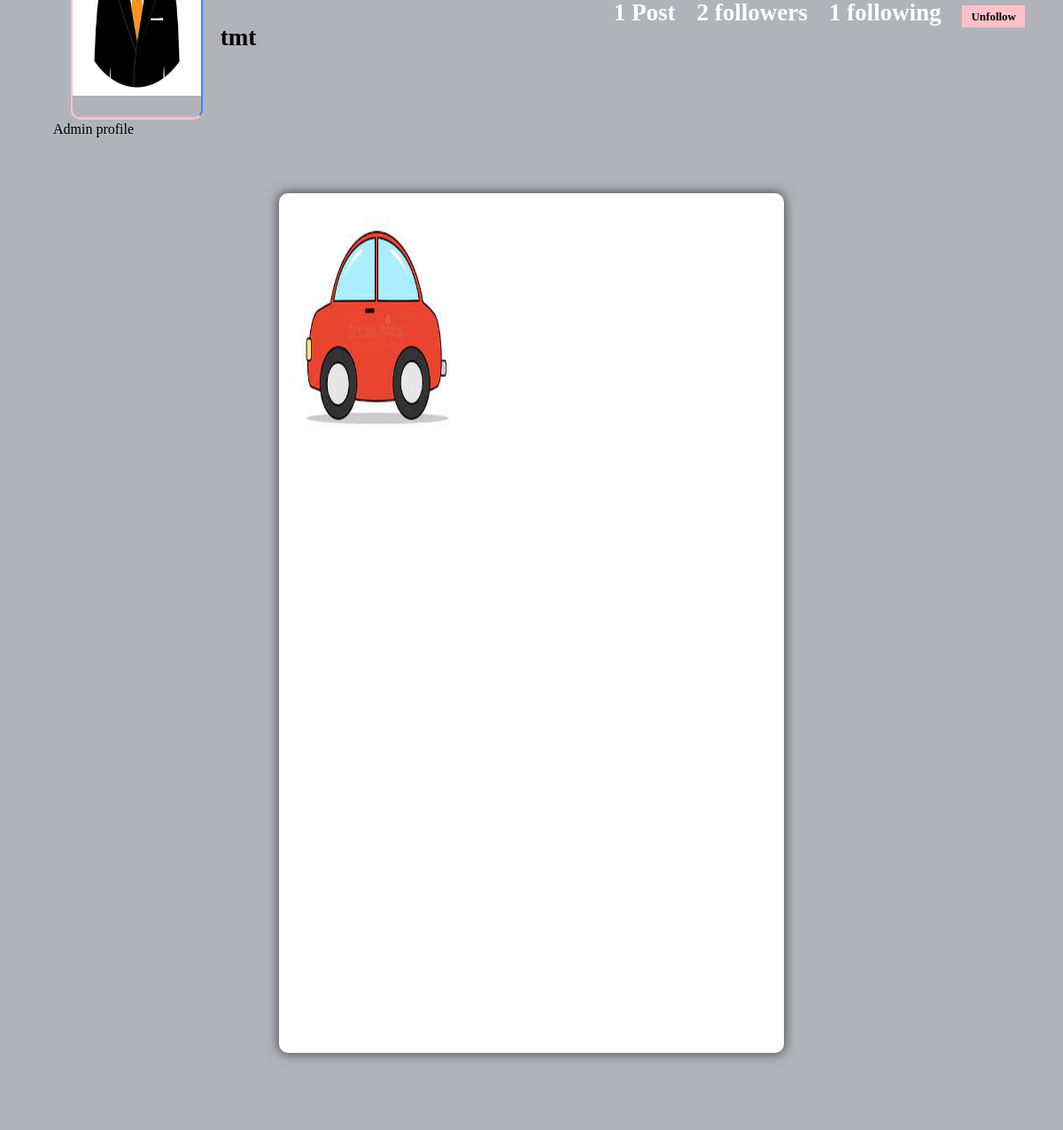
Page /profile/tmt (signed in) on the earlier database version.
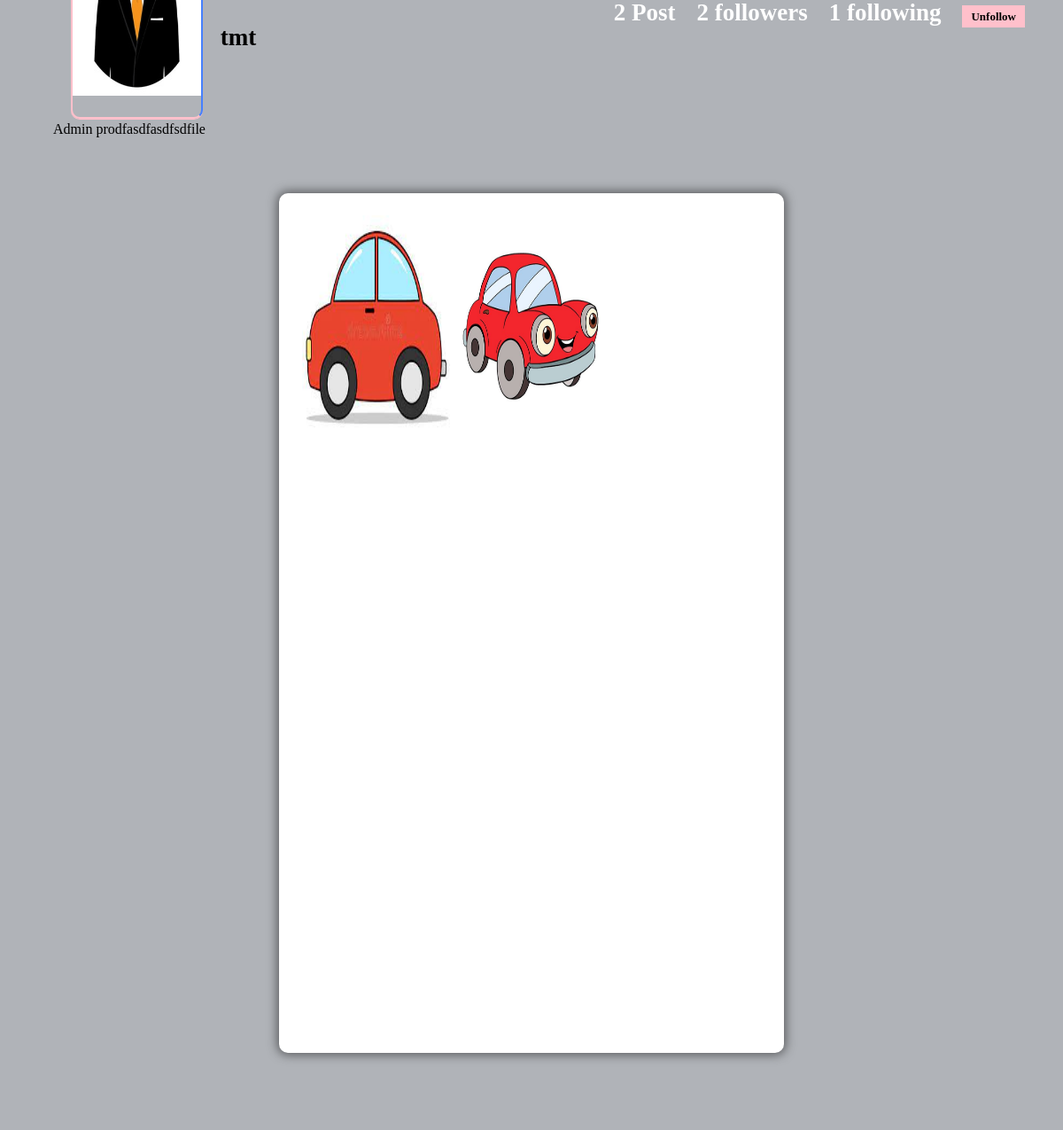
Same page on the later database version.
### core/models.py (models this page shows, shortened)
class Profile(models.Model):
    user = models.OneToOneField(User, on_delete=models.CASCADE)
    userId = models.IntegerField()
    bio = models.TextField(blank=True)
    profileimage = models.ImageField(
        upload_to="profile_images", default="defaultimg.jpg")
    location = models.CharField(max_length=100,  blank=True)

class Post(models.Model):
    id = models.UUIDField(primary_key=True, default=uuid.uuid4)
    auth = models.ForeignKey(User, on_delete=models.CASCADE, default=None)
    userName = models.CharField(max_length=100)
    image = models.ImageField(upload_to='post_images')
    caption = models.TextField()
    create_at = models.DateTimeField(default=datetime.now())
    no_of_likes = models.IntegerField(default=0)
    no_of_comments = models.IntegerField(default=0)

### core/views.py (the view)
# urls.py: path("profile/<str:pk>",  views.profile, name="profile/<str:pk>"),
@login_required(login_url='signin')
def profile(request, pk):
    user_object = User.objects.get(username=pk)
    user_profile = Profile.objects.get(user=user_object)
    user_posts = Post.objects.filter(userName=pk)
    user_posts_length = len(user_posts)
    follower = request.user.username
    if FollowersCount.objects.filter(follower=follower, userName=pk):
        button_text = 'Unfollow'
    else:
        button_text = 'Follow'
    followerCount = len(FollowersCount.objects.filter(userName=pk))
    followingCount = len(FollowersCount.objects.filter(follower=pk))
    context = {
        'user_object': user_object,
        'user_profile': user_profile,
        'user_posts': user_posts,
        'user_posts_length': user_posts_length,
        'button_text': button_text,
        'followerCount': followerCount,
        'followingCount': followingCount,
    }
    return render(request, "profile.html", context)

### templates/profile.html (shortened to what this page needs)
{% load static %}
<!DOCTYPE html>
<html lang="en">
  <head>
    <link rel="stylesheet" href="{% static 'css/main.min.css' %}" />
    <link rel="stylesheet" href="{% static 'css/style.css' %}" />
    <link rel="stylesheet" href="{% static 'css/color.css' %}" />
    <link rel="stylesheet" href="{% static 'css/responsive.css' %}" />
  </head>
  <body>
    <section>
      <div class="feature-photo">
        <figure>
        </figure>
        <form action="/follow" method="post">
          <div class="add-btn">
            <span style="color: white; font-size: 27px; margin-right: 520px"
              ><b
                ><u><a href="/">Home</a></u></b
              ></span
            >
            <span style="color: white; font-size: 27px"
              ><b>{{user_posts_length}} Post</b></span
            >
            <span style="color: white; font-size: 27px"><b>{{followerCount}} followers</b></span>
            <span style="color: white; font-size: 27px"
              ><b>{{followingCount}} following</b></span
            >
            {% if user_object.username == user.username %}
            <button><a href="/settings">Setting</a></button>
            {% else %}
            <button style="background-color: #ffc0cb; border: #ffc0cb">
              {{button_text}}
            </button>
            {% endif %}
          </div>
        </form>
        <div class="container-fluid">
          <div class="row merged">
            <div class="col-lg-2 col-sm-3">
              <div class="user-avatar">
                <figure>
                  <img
                    src="{{user_profile.profileimage.url}}"
                    style="height: 250px; width: 100%"
                    alt=""
                  />
                  <i class="fa fa-camera-retro"></i>
                </figure>
              </div>
            </div>
            <div class="col-lg-10 col-sm-9">
              <div class="timeline-info">
                <ul>
                  <li class="admin-name">
                    <h5
                      style="
                        color: black;
                        white-space: nowrap;
                        width: 110px;
                        font-size: 27px;
                      "
                    >
                      <b>{{user_profile.user.username}}</b
                      >
                    </h5>
                  </li>
                </ul>
              </div>
            </div>
          </div>
        </div>
      </div>
    </section>
    <section>
      <div class="bio">{{user_profile.bio}}</div>
    </section>
    <section>
      <div class="gap gray-bg">
        <div class="container-fluid">
          <div class="row">
            <div class="col-lg-12">
              <div class="row" id="page-contents">
                <div class="col-lg-3">
                  <aside class="sidebar static"></aside>
                </div>
                <div class="col-lg-6">
                  <div class="central-meta">
                    <ul class="photos">
                      {% for post in user_posts %}
                      <li>
                        <a
                          class="strip"
                          href="{{post.image.url}}"
                          title=""
                          data-strip-group="mygroup"
                          data-strip-group-options="loop: false"
                        >
                          <img
                            src="{{post.image.url}}"
                            style="height: 250px; width: 300px"
                            alt=""
                        /></a>
                      </li>
                      {% endfor %}
                    </ul>
                  </div>
                </div>
                <div class="col-lg-3">
                  <aside class="sidebar static"></aside>
                </div>
              </div>
            </div>
          </div>
        </div>
      </div>
    </section>
  </body>
</html>

### static/css/color.css (style rules this page uses)
#nprogress .bar, .timeline-info > ul li a::before, .add-btn > a, .activitiez > li::before, form button, .colla-apps > li a:hover, a.underline:before, .setting-row input:checked + label, .user-avatar:hover .edit-phto, .error-meta > a, .color-bg, .add-butn, .nav.nav-tabs.likes-btn > li a.active, a.dislike-btn, .drop > a:hover, .btn-view.btn-load-more:hover, .accordion .card h5 button[aria-expanded="true"], .chat-head, .f-page > figure em, .inbox-panel-head > ul > li > a, .nav-tabs--left .nav-link.active, .nav-tabs--left .nav-link.active:hover, footer .widget-title h4::before, #topcontrol, .sidebar .widget-title::before, .f-title::before, .g-post-classic > figure > i::after, .purify > a, .help-list > a:hover, .open-position::before, .info > a, .category-box:hover, .category-box.selected, a.main-btn, .section-heading::before, .getquot-baner, .more-branches > h4::before, .is-helpful > a, .cart-optionz > li > a:hover, .paginationz > li a:hover, .paginationz > li a.active, .shopping-cart, a.btn2:hover, .form-submit > input[type="submit"], button.submit-checkout, .delete-cart:hover, .proceed .button, .amount-area .update-cart, a.addnewforum, .apply-bttons > a { background: orange; }

### static/css/responsive.css (style rules this page uses)
@media screen and (max-width: 1281px) and (min-width: 1024px) { .photos > li { min-width: 32.2%; width: 32.2%; } }
@media screen and (max-width: 1281px) and (min-width: 1024px) { .timeline-info { line-height: 51px; } }
@media screen and (max-width: 1281px) and (min-width: 1024px) { .timeline-info .admin-name > h5 { font-size: 20px; } }
@media screen and (max-width: 1281px) and (min-width: 1024px) { .user-avatar { width: 80.2% } }

Differences in the rows shown:
changed Profile "tmt": bio "Admin profile" → "Admin prodfasdfasdfsdfile"
added Post: image (picture)
Other differences:
{{ user_posts_length }}: "1" → "2"
